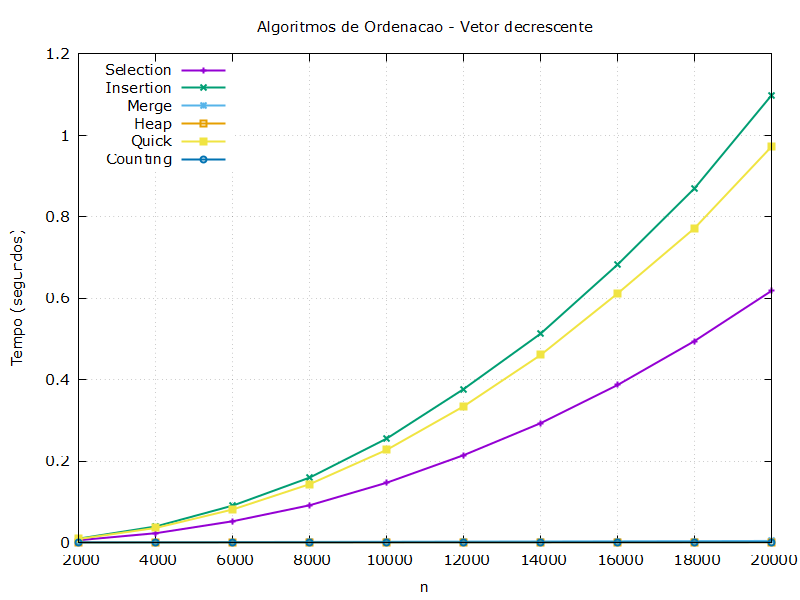

Write the gnuplot code that produced this figure.
set terminal pngcairo enhanced font 'Verdana,11' size 800, 600
set output 'comparacaoDecrescente.png'

set title 'Algoritmos de Ordenacao - Vetor decrescente'
set xlabel 'n'
set ylabel 'Tempo (segundos)'

n = 1
Selection = 2
Insertion = 3
Merge = 4
Heap = 5
Quick = 6
Counting = 7

set grid
set key left top

plot 'comparacaoDecrescente.dat' using n:Selection with linespoints  lw 2 title 'Selection', \
     'comparacaoDecrescente.dat' using n:Insertion with linespoints  lw 2 title 'Insertion', \
     'comparacaoDecrescente.dat' using n:Merge with linespoints  lw 2 title 'Merge', \
     'comparacaoDecrescente.dat' using n:Heap with linespoints  lw 2 title 'Heap', \
     'comparacaoDecrescente.dat' using n:Quick with linespoints  lw 2 title 'Quick', \
     'comparacaoDecrescente.dat' using n:Counting with linespoints  lw 2 title 'Counting'
